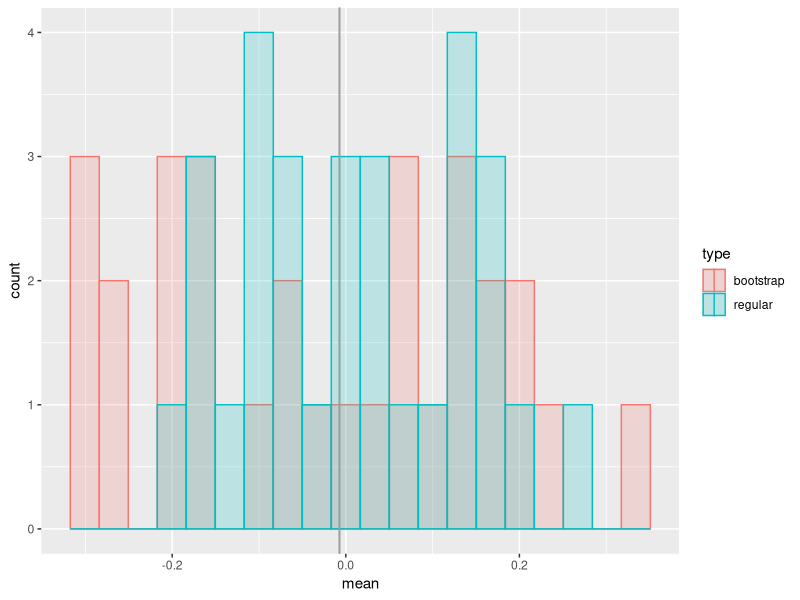

This figure's R source: (Note: this script raises an error after producing the figure.)
library(purrr)
library(dplyr)
library(ggplot2)

# Selections
sel_statistic = "mean" # Not used yet
sel_n = 30
sel_num_samples = 30

## Normal
sel_distribution = "normal"
sel_mean = 0
sel_sd = 1

## Uniform
sel_min = 0
sel_max = 1

get_sample <- function(){
  if (sel_distribution == "normal") {
    new_sample <- rnorm(sel_n, sel_mean, sel_sd)
  } else if (sel_distribution == "uniform") {
    new_sample <- runif(sel_n, sel_min, sel_max)
  }
  return(new_sample)
}

regular_samples <- data.frame(matrix(ncol = 1, nrow = sel_n))

# Set number of samples
# regular samples
for (i in 1:sel_num_samples) {
  regular_samples[[i]] <- get_sample()
}

# Bootstrap samples
bootstrap_samples <- data.frame(matrix(ncol = 1, nrow = sel_n))

for (i in 1:sel_num_samples) {
  bootstrap_samples[[i]] <- sample(regular_samples[[1]], sel_n,
                                   replace = TRUE)
}

names(regular_samples) <- NULL
regular_statistics_df <- data.frame(mean = map_dbl(regular_samples, mean),
                            sd= map_dbl(regular_samples, sd),
                            median= map_dbl(regular_samples, median)
                            )

names(bootstrap_samples) <- NULL
bootstrap_statistics_df <- data.frame(mean = map_dbl(bootstrap_samples, mean),
                                     sd = map_dbl(bootstrap_samples, sd),
                                     median = map_dbl(bootstrap_samples, median)
                                     )

statistics_df <- bind_rows("regular" = regular_statistics_df,
                           "bootstrap" = bootstrap_statistics_df, .id = "type")

statistics_means <- bind_rows("regular" = colMeans(regular_statistics_df),
                              "bootstrap" = colMeans(bootstrap_statistics_df),
                              .id = "type")


parameter_dic <- list("normal" = c("mean" = sel_mean,
                                   "sd" = sel_sd,
                                   "median" = sel_mean),
                      "uniform" = c("mean" =  (sel_max + sel_min)/2,
                                    "sd" = sqrt(((sel_max - sel_min)^2)/12),
                                    "median" = (sel_max + sel_min)/2))

statistics_df %>%
  rename_with(~ gsub(sel_statistic, "target", .x)) %>%
  ggplot(aes(target, color = type, fill=type)) +
         geom_histogram(alpha = 0.2, position = "identity", bins = 20) +
         labs(x=sel_statistic) +
         #geom_vline(aes(xintercept = parameter_dic[[sel_distribution]][[sel_statistic]])) +
         geom_vline(aes(xintercept = mean(target), color=type))


get_statistics_CI <- function(data) {
  results <- data.frame(matrix(ncol = ncol(data), nrow = 2))
  for (i in 1:ncol(data)) {
    data_model <- lm(data[[i]] ~ 1)
    interval <- confint(data_model, level = 0.95)
    results[i] <- c(interval[1], interval[2])
  }
  names(results) <- names(data)
  return(results)
}

get_statistics_quantiles <- function(data) {
  results <- data.frame(matrix(ncol = ncol(data), nrow = 2))
  for (i in 1:ncol(data)) {
    results[i] <- quantile(data[[i]], probs=(c(0.025, 0.975)))
  }
  names(results) <- names(data)
  return(results)
}

statistics_IC <- bind_rows("regular" = get_statistics_CI(),
                           "bootstrap" = get_statistics_quantiles(),
                           .id = "type"
)
